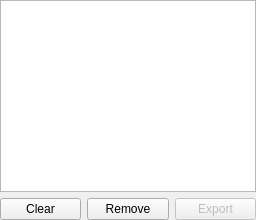
<?xml version="1.0" encoding="UTF-8"?>
<ui version="4.0">
 <class>Form</class>
 <widget class="QWidget" name="Form">
  <property name="windowTitle">
   <string>Form</string>
  </property>
  <layout class="QGridLayout">
   <property name="leftMargin">
    <number>0</number>
   </property>
   <property name="topMargin">
    <number>0</number>
   </property>
   <property name="rightMargin">
    <number>0</number>
   </property>
   <property name="bottomMargin">
    <number>0</number>
   </property>
   <item row="1" column="0">
    <widget class="QPushButton" name="clearRecordsButton">
     <property name="text">
      <string>Clear</string>
     </property>
    </widget>
   </item>
   <item row="1" column="1">
    <widget class="QPushButton" name="removeRecordsButton">
     <property name="text">
      <string>Remove</string>
     </property>
    </widget>
   </item>
   <item row="1" column="2">
    <widget class="QPushButton" name="exportRecordsButton">
     <property name="enabled">
      <bool>false</bool>
     </property>
     <property name="text">
      <string>Export</string>
     </property>
    </widget>
   </item>
   <item row="0" column="0" colspan="3">
    <widget class="TableView" name="recordsTable">
     <property name="focusPolicy">
      <enum>Qt::ClickFocus</enum>
     </property>
    </widget>
   </item>
  </layout>
 </widget>
 <resources/>
 <connections/>
 <customwidgets>
  <customwidget>
   <class>TableView</class>
   <extends>QTableView</extends>
   <header>madgui/widget/tableview.h</header>
  </customwidget>
 </customwidgets>
</ui>
